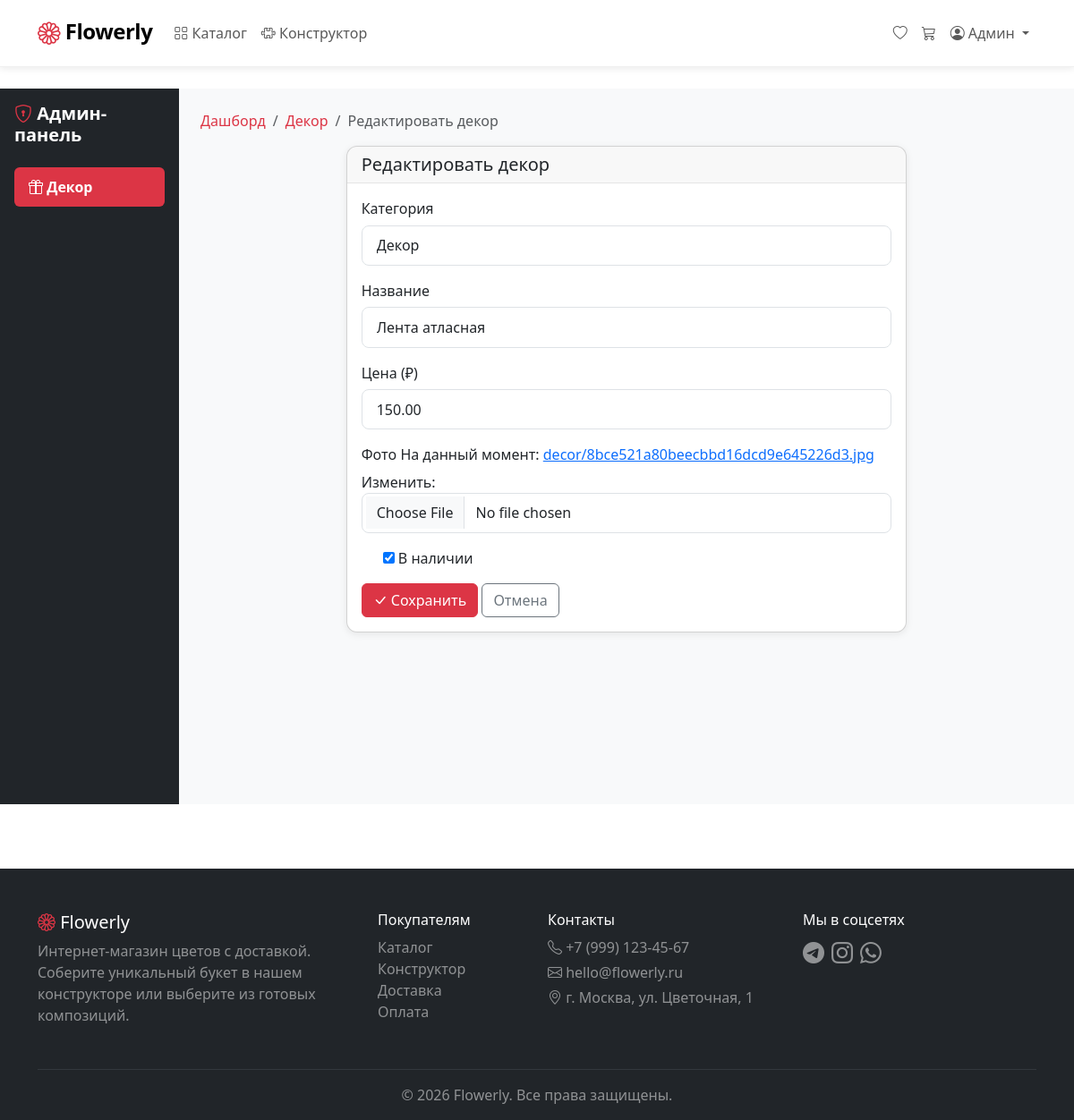
The app's page /admin-dashboard/decor/1/edit/ (signed in) with its own data.
### FlowerlyApp/models.py (models this page shows, shortened)
class User(AbstractUser):
    username = None
    email = models.EmailField('Email', unique=True)
    phone = models.CharField('Телефон', max_length=20, blank=True)
    default_address = models.TextField('Адрес по умолчанию', blank=True)
    avatar = models.ImageField('Аватар', upload_to='avatars/', blank=True)
    is_florist = models.BooleanField('Флорист', default=False)
    created_at = models.DateTimeField('Дата регистрации', auto_now_add=True)
    USERNAME_FIELD = 'email'
    REQUIRED_FIELDS = ['first_name', 'last_name']
    objects = UserManager()
    class Meta:
        verbose_name = 'Пользователь'
        verbose_name_plural = 'Пользователи'

class Decor(models.Model):
    category = models.ForeignKey(Category, on_delete=models.CASCADE, verbose_name='Категория')
    name = models.CharField('Название', max_length=200)
    price = models.DecimalField('Цена', max_digits=10, decimal_places=2)
    image = models.ImageField('Фото', upload_to='decor/')
    available = models.BooleanField('В наличии', default=True)
    created_at = models.DateTimeField(auto_now_add=True)
    class Meta:
        verbose_name = 'Декор'
        verbose_name_plural = 'Декор'

### FlowerlyApp/views.py (the view)
    def wrapper(request, *args, **kwargs):
        if not request.user.is_authenticated:
            return redirect('flowerly:login')
        if not request.user.is_staff:
            messages.error(request, 'Доступ запрещён')
            return redirect('flowerly:home')
        return view_func(request, *args, **kwargs)

### FlowerlyApp/forms.py
class DecorForm(forms.ModelForm):
    class Meta:
        model = Decor
        fields = ('category', 'name', 'price', 'image', 'available')
    def __init__(self, *args, **kwargs):
        super().__init__(*args, **kwargs)
        for field in self.fields.values():
            if not isinstance(field.widget, forms.CheckboxInput):
                field.widget.attrs['class'] = 'form-control'

### FlowerlyApp/context_processors.py (called while the page is built)
def cart_counter(request):
    if request.user.is_authenticated:
        try:
            cart = Cart.objects.get(user=request.user)
            count = cart.total_items()
        except Cart.DoesNotExist:
            count = 0
    else:
        count = 0
    return {'cart_count': count}

### FlowerlyApp/models.py (called while the page is built)
    def __str__(self):
        return self.name

    def total_items(self):
        return self.items.count()

### FlowerlyApp/views.py (called while the page is built)
def admin_required(view_func):
    def wrapper(request, *args, **kwargs):
        if not request.user.is_authenticated:
            return redirect('flowerly:login')
        if not request.user.is_staff:
            messages.error(request, 'Доступ запрещён')
            return redirect('flowerly:home')
        return view_func(request, *args, **kwargs)
    return wrapper

@admin_required
def admin_decor_edit(request, decor_id):
    decor = get_object_or_404(Decor, id=decor_id)
    if request.method == 'POST':
        form = DecorForm(request.POST, request.FILES, instance=decor)
        if form.is_valid():
            form.save()
            messages.success(request, 'Декор обновлён')
            return redirect('flowerly:admin_decor')
    else:
        form = DecorForm(instance=decor)
    return render(request, 'admin_dashboard/decor_form.html', {'form': form, 'action': 'Редактировать'})

### FlowerlyApp/templates/admin_dashboard/decor_form.html (shortened to what this page needs)
{% extends 'base.html' %}
{% block content %}
<div class="container-fluid">
    <div class="row">
        <div class="col-md-2 bg-dark min-vh-100 p-3">
            <h5 class="fw-bold mb-4 text-white"><i class="bi bi-shield-lock text-danger"></i> Админ-панель</h5>
            <ul class="nav flex-column">
                <li class="nav-item mb-2">
                    <a href="{% url 'flowerly:admin_decor' %}" class="nav-link active bg-danger text-white rounded">
                        <i class="bi bi-gift"></i> Декор
                    </a>
                </li>
            </ul>
        </div>
        <div class="col-md-10 p-4 bg-light min-vh-100">
            <nav aria-label="breadcrumb" class="mb-3">
                <ol class="breadcrumb">
                    <li class="breadcrumb-item"><a href="{% url 'flowerly:admin_dashboard' %}">Дашборд</a></li>
                    <li class="breadcrumb-item"><a href="{% url 'flowerly:admin_decor' %}">Декор</a></li>
                    <li class="breadcrumb-item active">{{ action }} декор</li>
                </ol>
            </nav>
            <div class="row justify-content-center">
                <div class="col-md-8">
                    <div class="card shadow-sm">
                        <div class="card-header">
                            <h5 class="mb-0">{{ action }} декор</h5>
                        </div>
                        <div class="card-body">
                            <form method="post" enctype="multipart/form-data">
                                <div class="mb-3">
                                    <label class="form-label">Категория</label>
                                    {{ form.category }}
                                </div>
                                <div class="mb-3">
                                    <label class="form-label">Название</label>
                                    {{ form.name }}
                                </div>
                                <div class="mb-3">
                                    <label class="form-label">Цена (₽)</label>
                                    {{ form.price }}
                                </div>
                                <div class="mb-3">
                                    <label class="form-label">Фото</label>
                                    {{ form.image }}
                                </div>
                                <div class="mb-3">
                                    <div class="form-check">
                                        {{ form.available }}
                                        <label class="form-check-label">В наличии</label>
                                    </div>
                                </div>
                                <button type="submit" class="btn btn-danger">
                                    <i class="bi bi-check-lg"></i> Сохранить
                                </button>
                                <a href="{% url 'flowerly:admin_decor' %}" class="btn btn-outline-secondary">Отмена</a>
                            </form>
                        </div>
                    </div>
                </div>
            </div>
        </div>
    </div>
</div>
{% endblock %}

### FlowerlyApp/templates/base.html (shortened to what this page needs)
<!DOCTYPE html>
<html lang="ru">
<head>
    <link href="https://cdn.jsdelivr.net/npm/bootstrap@5.3.0/dist/css/bootstrap.min.css" rel="stylesheet">
    <link href="https://cdn.jsdelivr.net/npm/bootstrap-icons@1.11.0/font/bootstrap-icons.css" rel="stylesheet">
    {% load static %}
    <link href="{% static 'css/style.css' %}" rel="stylesheet">
</head>
<body>
    <nav class="navbar navbar-expand-lg navbar-light bg-white shadow-sm sticky-top">
        <div class="container">
            <a class="navbar-brand" href="{% url 'flowerly:home' %}">
                <i class="bi bi-flower1 text-danger"></i>
                <span class="fw-bold">Flowerly</span>
            </a>
            <div class="collapse navbar-collapse" id="navbarMain">
                <ul class="navbar-nav me-auto mb-2 mb-lg-0">
                    <li class="nav-item">
                        <a class="nav-link {% if request.resolver_match.url_name == 'catalog' %}active{% endif %}"
                           href="{% url 'flowerly:catalog' %}">
                            <i class="bi bi-grid"></i> Каталог
                        </a>
                    </li>
                    <li class="nav-item">
                        <a class="nav-link {% if request.resolver_match.url_name == 'constructor' %}active{% endif %}"
                           href="{% url 'flowerly:constructor' %}">
                            <i class="bi bi-puzzle"></i> Конструктор
                        </a>
                    </li>
                </ul>
                <ul class="navbar-nav ms-auto mb-2 mb-lg-0">
                    {% if user.is_authenticated %}
                        <li class="nav-item">
                            <a class="nav-link" href="{% url 'flowerly:favorites' %}">
                                <i class="bi bi-heart"></i>
                            </a>
                        </li>
                        <li class="nav-item">
                            <a class="nav-link position-relative" href="{% url 'flowerly:cart_detail' %}">
                                <i class="bi bi-cart3"></i>
                            </a>
                        </li>
                        <li class="nav-item dropdown">
                            <a class="nav-link dropdown-toggle" href="#" id="userDropdown" role="button"
                               data-bs-toggle="dropdown">
                                <i class="bi bi-person-circle"></i> {{ user.first_name }}
                            </a>
                        </li>
                    {% endif %}
                </ul>
            </div>
        </div>
    </nav>
    <main class="py-4">
        {% block content %}{% endblock %}
    </main>
<footer class="bg-dark text-white pt-5 pb-3 mt-5">
    <div class="container">
        <div class="row">
            <div class="col-md-4 mb-3">
                <h5><i class="bi bi-flower1 text-danger"></i> Flowerly</h5>
                <p class="text-white-50">Интернет-магазин цветов с доставкой. Соберите уникальный букет в нашем конструкторе или выберите из готовых композиций.</p>
            </div>
            <div class="col-md-2 mb-3">
                <h6>Покупателям</h6>
                <ul class="list-unstyled">
                    <li><a href="{% url 'flowerly:catalog' %}" class="text-white-50 text-decoration-none">Каталог</a></li>
                    <li><a href="{% url 'flowerly:constructor' %}" class="text-white-50 text-decoration-none">Конструктор</a></li>
                    <li><a href="#" class="text-white-50 text-decoration-none">Доставка</a></li>
                    <li><a href="#" class="text-white-50 text-decoration-none">Оплата</a></li>
                </ul>
            </div>
            <div class="col-md-3 mb-3">
                <h6>Контакты</h6>
                <p class="text-white-50 mb-1"><i class="bi bi-telephone"></i> +7 (999) 123-45-67</p>
                <p class="text-white-50 mb-1"><i class="bi bi-envelope"></i> hello@flowerly.ru</p>
                <p class="text-white-50"><i class="bi bi-geo-alt"></i> г. Москва, ул. Цветочная, 1</p>
            </div>
            <div class="col-md-3 mb-3">
                <h6>Мы в соцсетях</h6>
                <div class="d-flex gap-2">
                    <a href="#" class="text-white-50 fs-4"><i class="bi bi-telegram"></i></a>
                    <a href="#" class="text-white-50 fs-4"><i class="bi bi-instagram"></i></a>
                    <a href="#" class="text-white-50 fs-4"><i class="bi bi-whatsapp"></i></a>
                </div>
            </div>
        </div>
        <hr class="border-secondary">
        <p class="text-center text-white-50 mb-0">© 2026 Flowerly. Все права защищены.</p>
    </div>
</footer>
</body>
</html>

### FlowerlyApp/static/css/style.css (style rules this page uses)
:root { --flowerly-primary: #dc3545; --flowerly-primary-dark: #bb2d3b; --flowerly-primary-light: #f8d7da; --flowerly-secondary: #6c757d; --flowerly-success: #198754; --flowerly-warning: #ffc107; --flowerly-bg-light: #f8f9fa; --flowerly-text-muted: #6c757d; }
body { font-family: 'Segoe UI', system-ui, -apple-system, sans-serif; color: #212529; background-color: #fff; min-height: 100vh; display: flex; flex-direction: column; }
main { flex: 1; }
.navbar { padding: 0.75rem 0; border-bottom: 1px solid #f0f0f0; }
.navbar-brand { font-size: 1.5rem; letter-spacing: -0.5px; }
.navbar-brand i { font-size: 1.6rem; vertical-align: -3px; }
.nav-link { font-weight: 500; padding: 0.5rem 1rem; border-radius: 8px; transition: all 0.2s ease; }
.nav-link.active { background-color: var(--flowerly-primary-light); color: var(--flowerly-primary) !important; font-weight: 600; }
.btn-danger { background-color: var(--flowerly-primary); border-color: var(--flowerly-primary); }
.card { border-radius: 12px; overflow: hidden; transition: transform 0.2s ease, box-shadow 0.2s ease; }
.card-header { border-bottom: 1px solid rgba(0, 0, 0, 0.08); font-weight: 600; }
.form-control { border-radius: 8px; border: 1px solid #dee2e6; padding: 0.6rem 1rem; transition: border-color 0.2s ease, box-shadow 0.2s ease; }
.form-label { font-weight: 500; margin-bottom: 0.4rem; }
.bg-dark .nav-link { color: rgba(255, 255, 255, 0.8) !important; padding: 0.6rem 1rem; border-radius: 8px; margin-bottom: 2px; font-weight: 500; transition: all 0.2s ease; }
.bg-dark .nav-link.active { background-color: #dc3545 !important; color: #fff !important; font-weight: 600; }
.card { animation: fadeInUp 0.4s ease forwards; }
footer { margin-top: auto; }
footer a { transition: color 0.2s ease; }
.breadcrumb { background: transparent; padding: 0; }
.breadcrumb-item a { color: var(--flowerly-primary); text-decoration: none; }
.min-vh-100 { min-height: 100vh; }
.sticky-top { z-index: 100; }
.navbar { z-index: 1030 !important; }
.shadow-sm { box-shadow: 0 2px 8px rgba(0, 0, 0, 0.08) !important; }

### records on screen
User: first_name "Админ"
Decor: category "Декор", name "Лента атласная", price "150.00", available "☑"

### other values on screen
{{ action }} "Редактировать"
